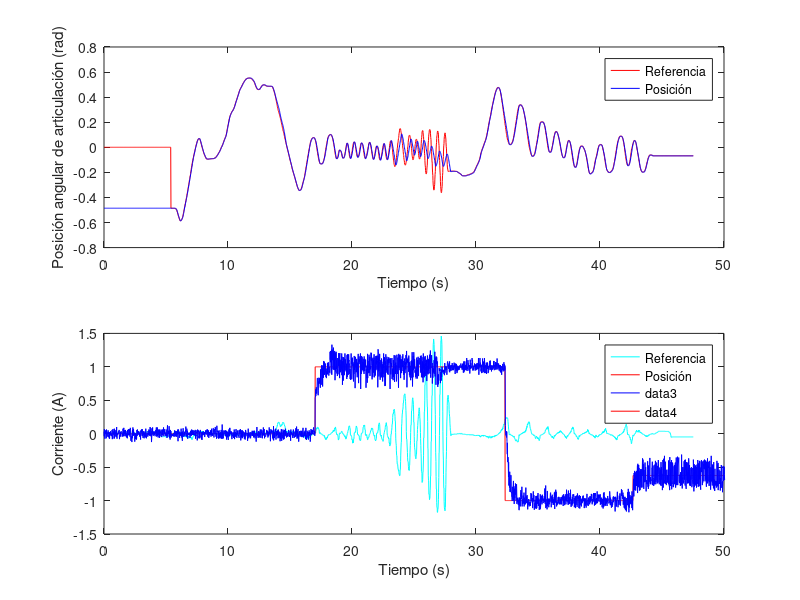

MATLAB code to generate this figure:
load('result_base_joint.mat')
% Set time at zero
time = time - time(1);
% Plot for position tracking
hold on;
plot(time,ref,'r');
plot(time,pos,'b');
legend('Referencia','Posición');
xlabel('Tiempo (s)');
ylabel('Posición angular de articulación (rad)');

%% Plot for force feeback
% Position tracking
ax1 = subplot(2,1,1);
plot(time,ref,'r',time,pos,'b');
legend('Referencia','Posición');
xlabel('Tiempo (s)');
ylabel('Posición angular de articulación (rad)');
% Force
ax2 = subplot(2,1,2); 
plot(time,force,'c');
legend('Fuerza de feedback');
xlabel('Tiempo (s)');
ylabel('Intensidad');
% Link both subplot time axis
linkaxes([ax1,ax2],'x')

%% Plot current
load('current_10khz.mat')
time = time - time(1);
current = 0.00625*current;
ref = 0.00625*ref;
hold on;
plot(time,ref,'r');
plot(time,current,'b');
legend('Referencia','Posición');
xlabel('Tiempo (s)');
ylabel('Corriente (A)');
%% Noise analysis
load('current_10khz.mat');
time_10khz = time(6200:end)-time(6200);
current_10khz = 0.00625*current(6200:end);

load('current_1khz.mat');
time_1khz = time(1:774);
current_1khz = 0.00625*current(1:774);

hold on;
plot(time_1khz,current_1khz,'b');
plot(time_1khz,current_10khz,'r');
xlabel('Tiempo (s)');
ylabel('Corriente (A)');

% some noise indicators
disp(['mean 10khz: ', num2str(mean(current_10khz))]);
disp(['std 10khz: ', num2str(std(current_10khz))]);
disp(['mean 1khz: ', num2str(mean(current_1khz))]);
disp(['std 1khz: ', num2str(std(current_1khz))]);






